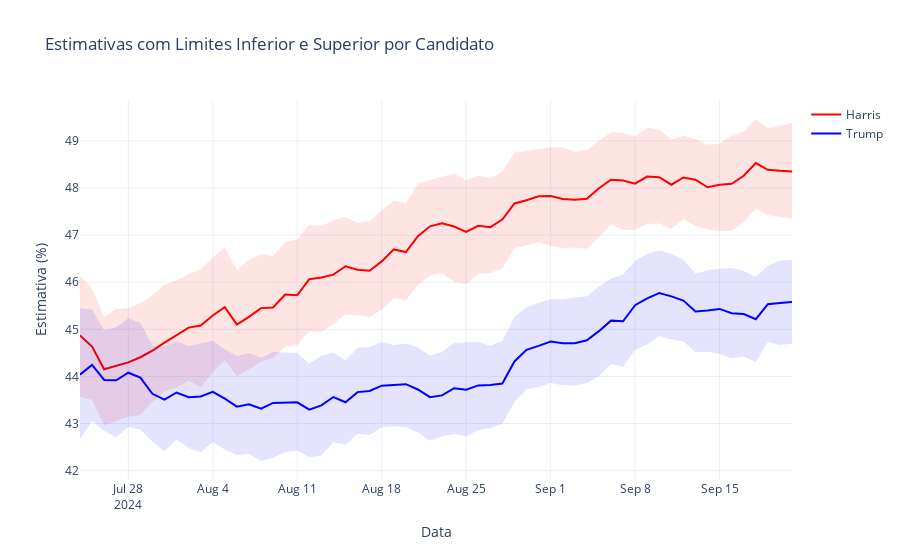

Notebook cell for this chart:
### Code cell
import requests 
import plotly.express as px
import pandas as pd
import plotly.graph_objects as go

# polling_average = requests.get('https://projects.fivethirtyeight.com/polls/president-general/2024/national/polling-average.json').json()
# df_polling_average = pd.DataFrame(polling_average)

df_polling_average =pd.read_json('https://projects.fivethirtyeight.com/polls/president-general/2024/national/polling-average.json')
df = df_polling_average[df_polling_average["candidate"] != "Kennedy" ] .copy()

# Preparar os dados
df['date'] = pd.to_datetime(df['date'])
df = df.sort_values(by='date')

# Figura
fig = go.Figure()

# Dicionário de cores
colors = {
    'Trump': 'blue',
    'Harris': 'red',
}

# Plotar para cada candidato
for candidate_name, candidate_data in df.groupby('candidate'):
    candidate_data = candidate_data.sort_values(by='date')
    
    x = candidate_data['date']
    y = candidate_data['pct_estimate']
    y_upper = candidate_data['hi']
    y_lower = candidate_data['lo']
    
    # Linha principal
    fig.add_trace(go.Scatter(
        x=x,
        y=y,
        mode='lines',
        name=f'{candidate_name}',
        line=dict(color=colors.get(candidate_name, 'black'))
    ))
    
    # Preenchimento entre os limites
    fig.add_trace(go.Scatter(
        x=pd.concat([x, x[::-1]]),
        y=pd.concat([y_upper, y_lower[::-1]]),
        fill='toself',
        fillcolor=colors.get(candidate_name, 'black'),
        opacity=0.1,
        line=dict(color='rgba(255,255,255,0)'),
        hoverinfo="skip",
        showlegend=False
    ))

# Layout
fig.update_layout(
    title='Estimativas com Limites Inferior e Superior por Candidato',
    xaxis_title='Data',
    yaxis_title='Estimativa (%)',
    template='plotly_white',
    hovermode='x',
)

# Exibir
fig.show()
